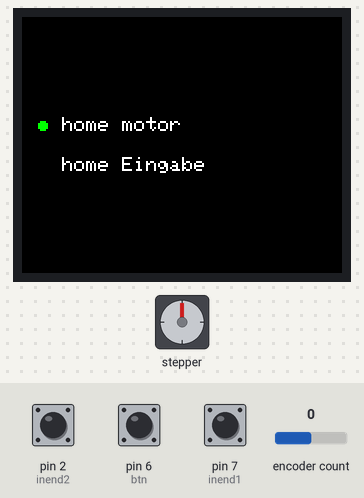
This sketch was run on a simulated Arduino Uno, built with avr-gcc and run on an emulated ATmega328P. Parts: 160×128 colour display, stepper motor. The inputs (shaded band) are chosen by the test bench; at power-on: pin 6 (btn) HIGH, pin 7 (inend1) HIGH, encoder count 0, pin 2 (inend2) HIGH. Stepper angles assume 3200 steps per turn.

Above: at 3.3 s.
3.4 s: pin 6 (btn) pulled LOW for 0.15 s
At 3.55 s:
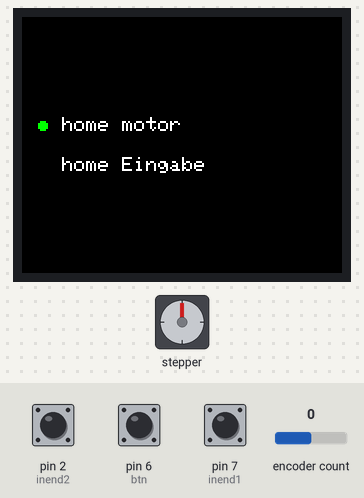
4.1 s: pin 7 (inend1) pulled LOW for 0.15 s
At 5.3 s:
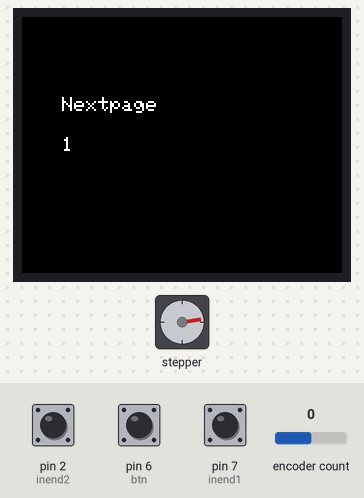
5.7 s: encoder count set to 1
At 7.8 s:
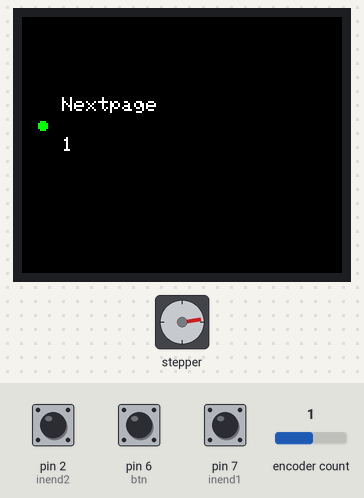
8.6 s: pin 6 (btn) pulled LOW for 1 s
At 9.6 s:
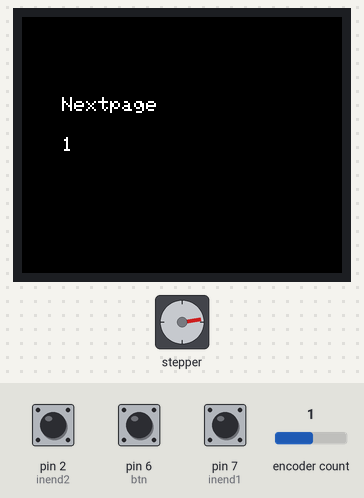
11.1 s: encoder count set to 0
At 12.0 s:
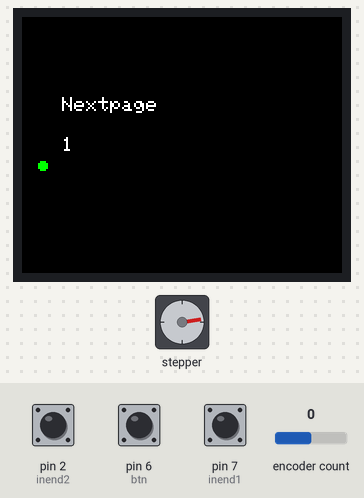
Timing chart, 0 to 14.1 s (numbered marks = the images above; inputs shaded):
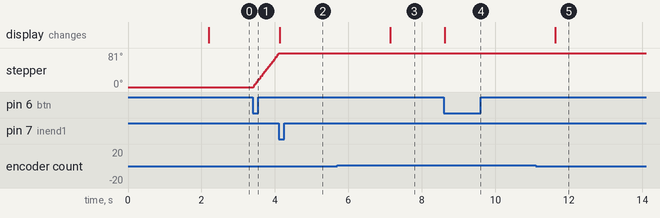

Measured:
- after the input at 3.4 s, stepper: turns 78° clockwise in 0.67 s, starting at once
- after the input at 4.1 s, stepper: goes on until 4.1 s, then stays 81°; the display: changes at once (image 2)
- after the input at 5.7 s, the display: changes after 1.4 s (image 3)
- after the input at 8.6 s, the display: changes at once (image 4)
- after the input at 11.1 s, the display: changes after 0.52 s (image 5)

The sketch:

display-encoder-button-end-stepper.ino
```cpp
#include <Encoder.h>

const int CLK = 4;
const int DT = 5;
const int btn = 6;
int inend1 = 7;
int inend2 = 2;

long altePosition = -999; // Definition der "alten" Position (Diese fiktive alte Position wird benötigt, damit die aktuelle Position später im seriellen Monitor nur dann angezeigt wird, wenn wir den Rotary Head bewegen)

Encoder meinEncoder(DT, CLK);

#define TFT_PIN_CS   10 // Arduino-Pin an Display CS
#define TFT_PIN_DC   9  // Arduino-Pin an
#define TFT_PIN_RST  8  // Arduino Reset-Pin

#include <SPI.h>
#include <Adafruit_GFX.h>    // Adafruit Grafik-Bibliothek
#include <Adafruit_ST7735.h> // Adafruit ST7735-Bibliothek
Adafruit_ST7735 tft = Adafruit_ST7735(TFT_PIN_CS, TFT_PIN_DC, TFT_PIN_RST);  // Display-Bibliothek Setup


#include "A4988.h"

#define DIR A3
#define STEP 3
#define MS1 A0
#define MS2 A1
#define MS3 A2
#define MOTOR_STEPS 200
int speeds = 20;
A4988 stepper(MOTOR_STEPS, DIR, STEP, MS1, MS2, MS3);

int turn = 0;

int enter = 1;
int end1 = !digitalRead(inend1);
int end2 = !digitalRead(inend2);
int pos;


void setup() {
  pinMode(inend1, INPUT_PULLUP);
  pinMode(inend2, INPUT_PULLUP);

  tft.initR(INITR_BLACKTAB);
  tft.setTextSize(1);
  tft.setTextWrap(false);
  tft.setTextColor(ST7735_WHITE);
  tft.fillScreen(ST7735_BLACK);
  tft.setRotation(1);

  tft.setCursor(20, 54);
  tft.print("Sliiiiider v1.0");
  tft.setCursor(20, 74);
  tft.print("2017-2019 ;)");

  delay(2000);

  tft.fillScreen(ST7735_BLACK);
  tft.setCursor(20, 50);
  tft.print("home motor");
  tft.setCursor(20, 70);
  tft.print("home Eingabe");

  pinMode(btn, INPUT_PULLUP);

  stepper.begin(20);
  stepper.setMicrostep(16);
}

void loop() {

  while (enter == 1) {

    long neuePosition = meinEncoder.read();               //read ecoder pos

    if (neuePosition > altePosition) {                    //Home Motor
      tft.fillCircle(10, 74, 2, ST7735_BLACK);
      altePosition = neuePosition;
      tft.fillCircle(10, 54, 2, ST7735_GREEN);
      pos = 1;                                            //home end pos
    }


    if (neuePosition < altePosition) {                    //Home Eingabe
      tft.fillCircle(10, 54, 2, ST7735_BLACK);
      altePosition = neuePosition;
      tft.fillCircle(10, 74, 2, ST7735_GREEN);
      pos = 0;                                            //home end pos
    }


    if (!digitalRead(btn) == HIGH) {

      if (pos == 1) {

        while (turn == 0) {

          end1 = !digitalRead(inend1);

          stepper.rotate(1);

          if (end1 == HIGH) {
            turn = 1;
          }
        }
      }

      if (pos == 0) {

        while (turn == 0) {

          end2 = !digitalRead(inend2);

          stepper.rotate(-1);

          if (end2 == HIGH) {
            turn = 1;
          }
        }
      }
      enter = 0;
      break;
    }

  }

  tft.fillScreen(ST7735_BLACK);
  tft.setCursor(20, 40);
  tft.print("Nextpage");
  tft.setCursor(20, 60);
  tft.print(pos);
  delay(3000);
  enter = 1;
}
```
